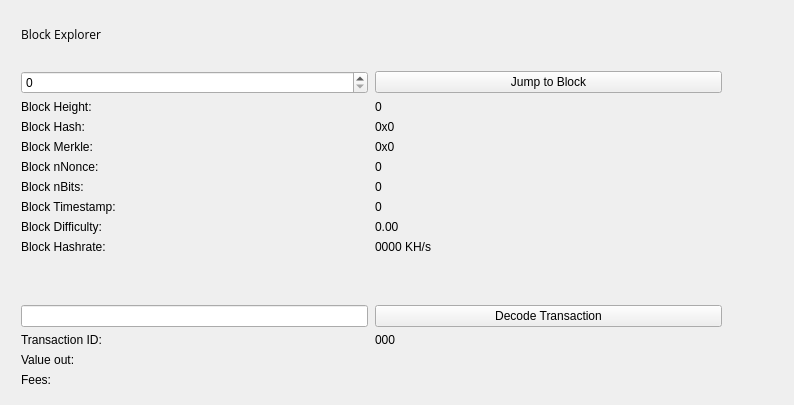
<?xml version="1.0" encoding="UTF-8"?>
<ui version="4.0">
 <class>BlockBrowser</class>
 <widget class="QWidget" name="BlockBrowser">
  <property name="windowModality">
   <enum>Qt::NonModal</enum>
  </property>
  <property name="enabled">
   <bool>true</bool>
  </property>
  <property name="geometry">
   <rect>
    <x>0</x>
    <y>0</y>
    <width>794</width>
    <height>405</height>
   </rect>
  </property>
  <property name="sizePolicy">
   <sizepolicy hsizetype="Preferred" vsizetype="Preferred">
    <horstretch>0</horstretch>
    <verstretch>0</verstretch>
   </sizepolicy>
  </property>
  <property name="minimumSize">
   <size>
    <width>0</width>
    <height>0</height>
   </size>
  </property>
  <property name="acceptDrops">
   <bool>false</bool>
  </property>
  <property name="windowTitle">
   <string>Block Browser</string>
  </property>
  <layout class="QGridLayout">
   <property name="sizeConstraint">
    <enum>QLayout::SetMaximumSize</enum>
   </property>
   <property name="leftMargin">
    <number>21</number>
   </property>
   <property name="topMargin">
    <number>21</number>
   </property>
   <property name="rightMargin">
    <number>10</number>
   </property>
   <item row="1" column="0">
    <widget class="QWidget" name="widget" native="true">
     <widget class="QWidget" name="layoutWidget">
      <property name="geometry">
       <rect>
        <x>0</x>
        <y>0</y>
        <width>699</width>
        <height>27</height>
       </rect>
      </property>
      <layout class="QHBoxLayout" name="horizontalLayout_4">
       <property name="spacing">
        <number>7</number>
       </property>
       <item>
        <widget class="QLabel" name="label_5">
         <property name="font">
          <font>
           <family>Open Sans,sans-serif</family>
          </font>
         </property>
         <property name="text">
          <string>Block Explorer</string>
         </property>
        </widget>
       </item>
       <item>
        <spacer name="horizontalSpacer_2">
         <property name="orientation">
          <enum>Qt::Horizontal</enum>
         </property>
         <property name="sizeHint" stdset="0">
          <size>
           <width>40</width>
           <height>20</height>
          </size>
         </property>
        </spacer>
       </item>
      </layout>
     </widget>
     <widget class="QWidget" name="layoutWidget_2">
      <property name="geometry">
       <rect>
        <x>0</x>
        <y>50</y>
        <width>701</width>
        <height>400</height>
       </rect>
      </property>
      <layout class="QGridLayout" name="gridLayout_3" rowstretch="0,0,0,0,0,0,0,0,0,0,0,0,0,0,0,0,0,0,0" columnstretch="0,0">
       <property name="sizeConstraint">
        <enum>QLayout::SetDefaultConstraint</enum>
       </property>
       <property name="horizontalSpacing">
        <number>7</number>
       </property>
       <item row="18" column="0">
        <spacer name="verticalSpacer">
         <property name="orientation">
          <enum>Qt::Vertical</enum>
         </property>
         <property name="sizeHint" stdset="0">
          <size>
           <width>20</width>
           <height>40</height>
          </size>
         </property>
        </spacer>
       </item>
       <item row="12" column="1">
        <widget class="QPushButton" name="txButton">
         <property name="text">
          <string>Decode Transaction</string>
         </property>
        </widget>
       </item>
       <item row="17" column="0">
        <widget class="QLabel" name="inputLabel">
         <property name="text">
          <string>Inputs:</string>
         </property>
         <property name="alignment">
          <set>Qt::AlignLeading|Qt::AlignLeft|Qt::AlignTop</set>
         </property>
        </widget>
       </item>
       <item row="10" column="1">
        <widget class="QLabel" name="pawBox">
         <property name="text">
          <string>0000 KH/s</string>
         </property>
         <property name="textInteractionFlags">
          <set>Qt::LinksAccessibleByMouse|Qt::TextSelectableByMouse</set>
         </property>
        </widget>
       </item>
       <item row="14" column="0">
        <widget class="QLabel" name="valueLabel">
         <property name="text">
          <string>Value out:</string>
         </property>
        </widget>
       </item>
       <item row="13" column="0">
        <widget class="QLabel" name="txLabel">
         <property name="text">
          <string>Transaction ID:</string>
         </property>
        </widget>
       </item>
       <item row="9" column="1">
        <widget class="QLabel" name="hardBox">
         <property name="text">
          <string>0.00</string>
         </property>
         <property name="textInteractionFlags">
          <set>Qt::LinksAccessibleByMouse|Qt::TextSelectableByMouse</set>
         </property>
        </widget>
       </item>
       <item row="13" column="1">
        <widget class="QLabel" name="txID">
         <property name="text">
          <string>000</string>
         </property>
         <property name="textInteractionFlags">
          <set>Qt::LinksAccessibleByMouse|Qt::TextSelectableByMouse</set>
         </property>
        </widget>
       </item>
       <item row="17" column="1">
        <widget class="QLabel" name="inputBox">
         <property name="text">
          <string/>
         </property>
         <property name="alignment">
          <set>Qt::AlignLeading|Qt::AlignLeft|Qt::AlignTop</set>
         </property>
         <property name="textInteractionFlags">
          <set>Qt::LinksAccessibleByMouse|Qt::TextSelectableByMouse</set>
         </property>
        </widget>
       </item>
       <item row="14" column="1">
        <widget class="QLabel" name="valueBox">
         <property name="text">
          <string/>
         </property>
         <property name="textInteractionFlags">
          <set>Qt::LinksAccessibleByMouse|Qt::TextSelectableByMouse</set>
         </property>
        </widget>
       </item>
       <item row="9" column="0">
        <widget class="QLabel" name="hardLabel">
         <property name="text">
          <string>Block Difficulty:</string>
         </property>
        </widget>
       </item>
       <item row="1" column="0">
        <widget class="QSpinBox" name="heightBox">
         <property name="sizePolicy">
          <sizepolicy hsizetype="Preferred" vsizetype="Fixed">
           <horstretch>0</horstretch>
           <verstretch>0</verstretch>
          </sizepolicy>
         </property>
         <property name="maximum">
          <number>99999999</number>
         </property>
        </widget>
       </item>
       <item row="3" column="0">
        <widget class="QLabel" name="heightLabel_2">
         <property name="text">
          <string>Block Height:</string>
         </property>
        </widget>
       </item>
       <item row="8" column="1">
        <widget class="QLabel" name="timeBox">
         <property name="text">
          <string>0</string>
         </property>
         <property name="textInteractionFlags">
          <set>Qt::LinksAccessibleByMouse|Qt::TextSelectableByMouse</set>
         </property>
        </widget>
       </item>
       <item row="1" column="1">
        <widget class="QPushButton" name="blockButton">
         <property name="text">
          <string>Jump to Block</string>
         </property>
        </widget>
       </item>
       <item row="5" column="0">
        <widget class="QLabel" name="merkleLabel">
         <property name="text">
          <string>Block Merkle:</string>
         </property>
        </widget>
       </item>
       <item row="4" column="0">
        <widget class="QLabel" name="hashLabel">
         <property name="text">
          <string>Block Hash:</string>
         </property>
        </widget>
       </item>
       <item row="15" column="1">
        <widget class="QLabel" name="feesBox">
         <property name="text">
          <string/>
         </property>
         <property name="textInteractionFlags">
          <set>Qt::LinksAccessibleByMouse|Qt::TextSelectableByMouse</set>
         </property>
        </widget>
       </item>
       <item row="10" column="0">
        <widget class="QLabel" name="pawLabel">
         <property name="text">
          <string>Block Hashrate:</string>
         </property>
        </widget>
       </item>
       <item row="3" column="1">
        <widget class="QLabel" name="heightLabel">
         <property name="text">
          <string>0</string>
         </property>
         <property name="textInteractionFlags">
          <set>Qt::LinksAccessibleByMouse|Qt::TextSelectableByMouse</set>
         </property>
        </widget>
       </item>
       <item row="15" column="0">
        <widget class="QLabel" name="feesLabel">
         <property name="text">
          <string>Fees:</string>
         </property>
        </widget>
       </item>
       <item row="7" column="0">
        <widget class="QLabel" name="bitsLabel">
         <property name="text">
          <string>Block nBits:</string>
         </property>
        </widget>
       </item>
       <item row="7" column="1">
        <widget class="QLabel" name="bitsBox">
         <property name="text">
          <string>0</string>
         </property>
         <property name="textInteractionFlags">
          <set>Qt::LinksAccessibleByMouse|Qt::TextSelectableByMouse</set>
         </property>
        </widget>
       </item>
       <item row="5" column="1">
        <widget class="QLabel" name="merkleBox">
         <property name="minimumSize">
          <size>
           <width>187</width>
           <height>0</height>
          </size>
         </property>
         <property name="text">
          <string>0x0</string>
         </property>
	         <property name="textInteractionFlags">
          <set>Qt::LinksAccessibleByMouse|Qt::TextSelectableByMouse</set>
         </property>
        </widget>
       </item>
       <item row="16" column="0">
        <widget class="QLabel" name="outputLabel">
         <property name="text">
          <string>Outputs:</string>
         </property>
         <property name="alignment">
          <set>Qt::AlignLeading|Qt::AlignLeft|Qt::AlignTop</set>
         </property>
        </widget>
       </item>
       <item row="16" column="1">
        <widget class="QLabel" name="outputBox">
         <property name="text">
          <string/>
         </property>
         <property name="alignment">
          <set>Qt::AlignLeading|Qt::AlignLeft|Qt::AlignTop</set>
         </property>
         <property name="textInteractionFlags">
          <set>Qt::LinksAccessibleByMouse|Qt::TextSelectableByMouse</set>
         </property>
        </widget>
       </item>
       <item row="6" column="0">
        <widget class="QLabel" name="nonceLabel">
         <property name="text">
          <string>Block nNonce:</string>
         </property>
        </widget>
       </item>
       <item row="6" column="1">
        <widget class="QLabel" name="nonceBox">
         <property name="text">
          <string>0</string>
         </property>
         <property name="textInteractionFlags">
          <set>Qt::LinksAccessibleByMouse|Qt::TextSelectableByMouse</set>
         </property>
        </widget>
       </item>
       <item row="8" column="0">
        <widget class="QLabel" name="timeLabel">
         <property name="text">
          <string>Block Timestamp:</string>
         </property>
        </widget>
       </item>
       <item row="4" column="1">
        <widget class="QLabel" name="hashBox">
         <property name="enabled">
          <bool>true</bool>
         </property>
         <property name="sizePolicy">
          <sizepolicy hsizetype="Preferred" vsizetype="Preferred">
           <horstretch>0</horstretch>
           <verstretch>0</verstretch>
          </sizepolicy>
         </property>
         <property name="minimumSize">
          <size>
           <width>0</width>
           <height>0</height>
          </size>
         </property>
         <property name="text">
          <string>0x0</string>
         </property>
         <property name="textInteractionFlags">
          <set>Qt::LinksAccessibleByMouse|Qt::TextSelectableByMouse</set>
         </property>
        </widget>
       </item>
       <item row="12" column="0">
        <widget class="QLineEdit" name="txBox">
         <property name="sizePolicy">
          <sizepolicy hsizetype="Preferred" vsizetype="Fixed">
           <horstretch>0</horstretch>
           <verstretch>0</verstretch>
          </sizepolicy>
         </property>
         <property name="inputMask">
          <string comment="Transaction id" extracomment="Transaction id"/>
         </property>
         <property name="placeholderText">
          <string comment="Transaction ID" extracomment="Transaction ID"/>
         </property>
        </widget>
       </item>
       <item row="11" column="0">
        <spacer name="verticalSpacer_2">
         <property name="orientation">
          <enum>Qt::Vertical</enum>
         </property>
         <property name="sizeHint" stdset="0">
          <size>
           <width>20</width>
           <height>20</height>
          </size>
         </property>
        </spacer>
       </item>
      </layout>
     </widget>
    </widget>
   </item>
  </layout>
 </widget>
 <resources/>
 <connections/>
</ui>
